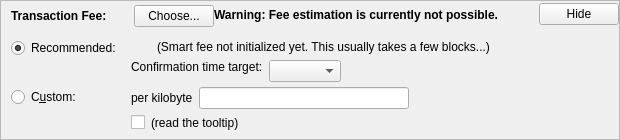
      <widget class="QFrame" name="frameFee">
       <property name="sizePolicy">
        <sizepolicy hsizetype="Preferred" vsizetype="Fixed">
         <horstretch>0</horstretch>
         <verstretch>0</verstretch>
        </sizepolicy>
       </property>
       <property name="frameShape">
        <enum>QFrame::StyledPanel</enum>
       </property>
       <property name="frameShadow">
        <enum>QFrame::Raised</enum>
       </property>
       <layout class="QVBoxLayout" name="verticalLayout_3">
        <property name="spacing">
         <number>0</number>
        </property>
        <property name="leftMargin">
         <number>0</number>
        </property>
        <property name="topMargin">
         <number>0</number>
        </property>
        <property name="rightMargin">
         <number>0</number>
        </property>
        <property name="bottomMargin">
         <number>0</number>
        </property>
        <item>
         <layout class="QVBoxLayout" name="verticalLayoutFee2" stretch="0,0,0">
          <property name="spacing">
           <number>0</number>
          </property>
          <property name="leftMargin">
           <number>10</number>
          </property>
          <property name="topMargin">
           <number>0</number>
          </property>
          <item>
           <layout class="QHBoxLayout" name="horizontalLayoutFee1">
            <property name="bottomMargin">
             <number>0</number>
            </property>
            <item>
             <layout class="QVBoxLayout" name="verticalLayoutFee7">
              <property name="spacing">
               <number>0</number>
              </property>
              <item>
               <spacer name="verticalSpacerSmartFee">
                <property name="orientation">
                 <enum>Qt::Vertical</enum>
                </property>
                <property name="sizeType">
                 <enum>QSizePolicy::Fixed</enum>
                </property>
                <property name="sizeHint" stdset="0">
                 <size>
                  <width>1</width>
                  <height>4</height>
                 </size>
                </property>
               </spacer>
              </item>
              <item>
               <layout class="QHBoxLayout" name="horizontalLayoutSmartFee">
                <property name="spacing">
                 <number>10</number>
                </property>
                <item>
                 <widget class="QLabel" name="labelFeeHeadline">
                  <property name="sizePolicy">
                   <sizepolicy hsizetype="Preferred" vsizetype="Maximum">
                    <horstretch>0</horstretch>
                    <verstretch>0</verstretch>
                   </sizepolicy>
                  </property>
                  <property name="font">
                   <font>
                    <weight>75</weight>
                    <bold>true</bold>
                   </font>
                  </property>
                  <property name="styleSheet">
                   <string notr="true">font-weight:bold;</string>
                  </property>
                  <property name="text">
                   <string>Transaction Fee:</string>
                  </property>
                 </widget>
                </item>
                <item>
                 <widget class="QLabel" name="labelFeeMinimized">
                  <property name="text">
                   <string/>
                  </property>
                 </widget>
                </item>
                <item>
                 <widget class="QPushButton" name="buttonChooseFee">
                  <property name="text">
                   <string>Choose...</string>
                  </property>
                 </widget>
                </item>
               </layout>
              </item>
              <item>
               <spacer name="verticalSpacer_5">
                <property name="orientation">
                 <enum>Qt::Vertical</enum>
                </property>
                <property name="sizeHint" stdset="0">
                 <size>
                  <width>1</width>
                  <height>1</height>
                 </size>
                </property>
               </spacer>
              </item>
             </layout>
            </item>
            <item>
             <widget class="QLabel" name="fallbackFeeWarningLabel">
              <property name="font">
               <font>
                <weight>75</weight>
                <bold>true</bold>
               </font>
              </property>
              <property name="toolTip">
               <string>Using the fallbackfee can result in sending a transaction that will take several hours or days (or never) to confirm. Consider choosing your fee manually or wait until you have validated the complete chain.</string>
              </property>
              <property name="text">
               <string>Warning: Fee estimation is currently not possible.</string>
              </property>
              <property name="wordWrap">
               <bool>false</bool>
              </property>
             </widget>
            </item>
            <item>
             <spacer name="horizontalSpacer_5">
              <property name="orientation">
               <enum>Qt::Horizontal</enum>
              </property>
              <property name="sizeType">
               <enum>QSizePolicy::MinimumExpanding</enum>
              </property>
              <property name="sizeHint" stdset="0">
               <size>
                <width>40</width>
                <height>20</height>
               </size>
              </property>
             </spacer>
            </item>
            <item>
             <widget class="QPushButton" name="buttonMinimizeFee">
              <property name="toolTip">
               <string>collapse fee-settings</string>
              </property>
              <property name="text">
               <string>Hide</string>
              </property>
             </widget>
            </item>
           </layout>
          </item>
          <item>
           <widget class="QFrame" name="frameFeeSelection">
            <layout class="QVBoxLayout" name="verticalLayoutFee12">
             <property name="spacing">
              <number>0</number>
             </property>
             <property name="leftMargin">
              <number>0</number>
             </property>
             <property name="topMargin">
              <number>0</number>
             </property>
             <property name="rightMargin">
              <number>0</number>
             </property>
             <property name="bottomMargin">
              <number>0</number>
             </property>
             <item>
              <layout class="QGridLayout" name="gridLayoutFee">
               <property name="topMargin">
                <number>10</number>
               </property>
               <property name="bottomMargin">
                <number>4</number>
               </property>
               <property name="horizontalSpacing">
                <number>10</number>
               </property>
               <property name="verticalSpacing">
                <number>4</number>
               </property>
               <item row="1" column="1">
                <layout class="QVBoxLayout" name="verticalLayoutFee8">
                 <property name="spacing">
                  <number>6</number>
                 </property>
                 <item>
                  <layout class="QHBoxLayout" name="horizontalLayoutFee13">
                   <item>
                    <widget class="QLabel" name="labelCustomPerKilobyte">
                     <property name="toolTip">
                      <string>If the custom fee is set to 1000 satoshis and the transaction is only 250 bytes, then &quot;per kilobyte&quot; only pays 250 satoshis in fee, while &quot;total at least&quot; pays 1000 satoshis. For transactions bigger than a kilobyte both pay by kilobyte.</string>
                     </property>
                     <property name="text">
                      <string>per kilobyte</string>
                     </property>
                    </widget>
                   </item>
                   <item>
                    <widget class="BitcoinAmountField" name="customFee"/>
                   </item>
                   <item>
                    <spacer name="horizontalSpacer_6">
                     <property name="orientation">
                      <enum>Qt::Horizontal</enum>
                     </property>
                     <property name="sizeHint" stdset="0">
                      <size>
                       <width>1</width>
                       <height>1</height>
                      </size>
                     </property>
                    </spacer>
                   </item>
                  </layout>
                 </item>
                 <item>
                  <layout class="QHBoxLayout" name="horizontalLayoutFee8">
                   <item>
                    <widget class="QCheckBox" name="checkBoxMinimumFee">
                     <property name="toolTip">
                      <string>Paying only the minimum fee is just fine as long as there is less transaction volume than space in the blocks. But be aware that this can end up in a never confirming transaction once there is more demand for anokas transactions than the network can process.</string>
                     </property>
                     <property name="text">
                      <string/>
                     </property>
                    </widget>
                   </item>
                   <item>
                    <widget class="QLabel" name="labelMinFeeWarning">
                     <property name="enabled">
                      <bool>true</bool>
                     </property>
                     <property name="toolTip">
                      <string>Paying only the minimum fee is just fine as long as there is less transaction volume than space in the blocks. But be aware that this can end up in a never confirming transaction once there is more demand for anokas transactions than the network can process.</string>
                     </property>
                     <property name="text">
                      <string>(read the tooltip)</string>
                     </property>
                     <property name="margin">
                      <number>5</number>
                     </property>
                    </widget>
                   </item>
                   <item>
                    <spacer name="horizontalSpacer_7">
                     <property name="orientation">
                      <enum>Qt::Horizontal</enum>
                     </property>
                     <property name="sizeHint" stdset="0">
                      <size>
                       <width>1</width>
                       <height>1</height>
                      </size>
                     </property>
                    </spacer>
                   </item>
                  </layout>
                 </item>
                </layout>
               </item>
               <item row="0" column="0">
                <layout class="QVBoxLayout" name="verticalLayoutFee4" stretch="0,1">
                 <item>
                  <widget class="QRadioButton" name="radioSmartFee">
                   <property name="text">
                    <string>Recommended:</string>
                   </property>
                   <property name="checked">
                    <bool>true</bool>
                   </property>
                   <attribute name="buttonGroup">
                    <string notr="true">groupFee</string>
                   </attribute>
                  </widget>
                 </item>
                 <item>
                  <spacer name="verticalSpacer_2">
                   <property name="orientation">
                    <enum>Qt::Vertical</enum>
                   </property>
                   <property name="sizeHint" stdset="0">
                    <size>
                     <width>1</width>
                     <height>1</height>
                    </size>
                   </property>
                  </spacer>
                 </item>
                </layout>
               </item>
               <item row="1" column="0">
                <layout class="QVBoxLayout" name="verticalLayoutFee9" stretch="0,1">
                 <item>
                  <widget class="QRadioButton" name="radioCustomFee">
                   <property name="text">
                    <string>C&amp;ustom:</string>
                   </property>
                   <attribute name="buttonGroup">
                    <string notr="true">groupFee</string>
                   </attribute>
                  </widget>
                 </item>
                 <item>
                  <spacer name="verticalSpacer_6">
                   <property name="orientation">
                    <enum>Qt::Vertical</enum>
                   </property>
                   <property name="sizeHint" stdset="0">
                    <size>
                     <width>1</width>
                     <height>1</height>
                    </size>
                   </property>
                  </spacer>
                 </item>
                </layout>
               </item>
               <item row="0" column="1">
                <layout class="QVBoxLayout" name="verticalLayoutFee3" stretch="0,0,1">
                 <property name="spacing">
                  <number>6</number>
                 </property>
                 <property name="topMargin">
                  <number>2</number>
                 </property>
                 <item>
                  <layout class="QHBoxLayout" name="horizontalLayoutFee12">
                   <item>
                    <widget class="QLabel" name="labelSmartFee">
                     <property name="text">
                      <string/>
                     </property>
                     <property name="margin">
                      <number>2</number>
                     </property>
                    </widget>
                   </item>
                   <item>
                    <widget class="QLabel" name="labelFeeEstimation">
                     <property name="text">
                      <string/>
                     </property>
                    </widget>
                   </item>
                   <item>
                    <widget class="QLabel" name="labelSmartFee2">
                     <property name="text">
                      <string>(Smart fee not initialized yet. This usually takes a few blocks...)</string>
                     </property>
                     <property name="margin">
                      <number>2</number>
                     </property>
                    </widget>
                   </item>
                   <item>
                    <spacer name="horizontalSpacer_8">
                     <property name="orientation">
                      <enum>Qt::Horizontal</enum>
                     </property>
                     <property name="sizeHint" stdset="0">
                      <size>
                       <width>1</width>
                       <height>1</height>
                      </size>
                     </property>
                    </spacer>
                   </item>
                  </layout>
                 </item>
                 <item>
                  <layout class="QHBoxLayout" name="horizontalLayoutFee9">
                   <item>
                    <layout class="QVBoxLayout" name="verticalLayoutFee6">
                     <item>
                      <widget class="QLabel" name="labelSmartFee3">
                       <property name="text">
                        <string>Confirmation time target:</string>
                       </property>
                       <property name="margin">
                        <number>2</number>
                       </property>
                      </widget>
                     </item>
                     <item>
                      <spacer name="verticalSpacer_3">
                       <property name="orientation">
                        <enum>Qt::Vertical</enum>
                       </property>
                       <property name="sizeHint" stdset="0">
                        <size>
                         <width>1</width>
                         <height>1</height>
                        </size>
                       </property>
                      </spacer>
                     </item>
                    </layout>
                   </item>
                   <item>
                    <layout class="QVBoxLayout" name="verticalLayoutFee5">
                     <property name="rightMargin">
                      <number>30</number>
                     </property>
                     <item>
                      <layout class="QHBoxLayout" name="horizontalLayoutConfTarget">
                       <property name="bottomMargin">
                        <number>0</number>
                       </property>
                       <item>
                        <widget class="QComboBox" name="confTargetSelector"/>
                       </item>
                       <item>
                        <spacer name="horizontalSpacerConfTarget">
                         <property name="orientation">
                          <enum>Qt::Horizontal</enum>
                         </property>
                         <property name="sizeHint" stdset="0">
                          <size>
                           <width>40</width>
                           <height>20</height>
                          </size>
                         </property>
                        </spacer>
                       </item>
                      </layout>
                     </item>
                    </layout>
                   </item>
                  </layout>
                 </item>
                 <item>
                  <spacer name="verticalSpacer_4">
                   <property name="orientation">
                    <enum>Qt::Vertical</enum>
                   </property>
                   <property name="sizeHint" stdset="0">
                    <size>
                     <width>1</width>
                     <height>1</height>
                    </size>
                   </property>
                  </spacer>
                 </item>
                </layout>
               </item>
              </layout>
             </item>
            </layout>
           </widget>
          </item>
          <item>
           <spacer name="verticalSpacerFee">
            <property name="orientation">
             <enum>Qt::Vertical</enum>
            </property>
            <property name="sizeType">
             <enum>QSizePolicy::Expanding</enum>
            </property>
            <property name="sizeHint" stdset="0">
             <size>
              <width>40</width>
              <height>5</height>
             </size>
            </property>
           </spacer>
          </item>
         </layout>
        </item>
       </layout>
      </widget>
